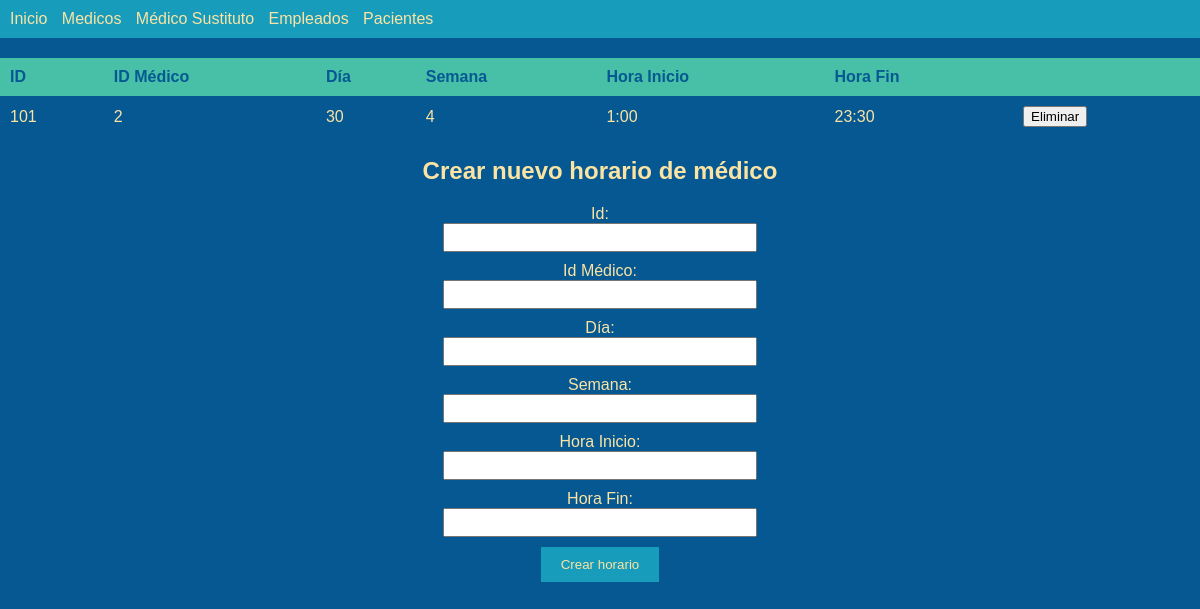
Page /php/horarios.php on the committed database.
### tables this page shows
CREATE TABLE `horarios_medicos` (
  `hm_id` int(11) NOT NULL,
  `med_id` int(11) DEFAULT NULL,
  `hm_dia` varchar(3) DEFAULT NULL,
  `hm_sem` varchar(3) DEFAULT NULL,
  `hm_hini` varchar(8) DEFAULT NULL,
  `hm_hfin` varchar(8) DEFAULT NULL
);

### php/horarios.php (the view, shortened to what this page needs)
<?php
    require '../conexion/con_bd.php';
?>
<!DOCTYPE html>
<html lang="en">
<head>
    <link rel="stylesheet" href="../css/stilos.css">
</head>
<body>
<nav>
    <ul>
      <li><a href="index.php">Inicio</a></li>
      <li><a href="medico.php"> Medicos</a></li>
      <li><a href="sustituto.php">Médico Sustituto</a></li>
      <li><a href="empleado.php">Empleados</a></li>
      <li><a href="paciente.php">Pacientes</a></li>
    </ul>
  </nav>
  <table >
            <div class="titulo">
             <tr>
            <th>ID</th>
            <th>ID Médico</th>
            <th>Día</th>
            <th>Semana</th>
            <th>Hora Inicio</th>
            <th>Hora Fin</th>
            <th></th>
        </tr>
            </div>
        <?php
        $query = "SELECT * FROM horarios_medicos";
        $result = mysqli_query($conn, $query);
        if (mysqli_num_rows($result) > 0) {
            while ($row = mysqli_fetch_assoc($result)) {
                echo "<tr>";
                echo "<td>" . $row['hm_id'] . "</td>";
                echo "<td>" . $row['med_id'] . "</td>";
                echo "<td>" . $row['hm_dia'] . "</td>";
                echo "<td>" . $row['hm_sem'] . "</td>";
                echo "<td>" . $row['hm_hini'] . "</td>";
                echo "<td>" . $row['hm_hfin'] . "</td>";
                ?>
                <td>
                <form method="post" action="../consultas/eli_hm.php">
                <button type="submit">Eliminar</button>
                </form>
                </td>
                <?php
                echo "</tr>";
            }
        } else {
            echo "<tr><td colspan='7'>No se encontraron horarios de médicos</td></tr>";
        }
        ?>
    </table>
    <center>
    <h2>Crear nuevo horario de médico</h2>
    <form method="post" action="../consultas/mod_hm.php">
        <label for="hm_id">Id:</label>
        <input type="text" name="hm_id" required><br>
        <label for="med_id">Id Médico:</label>
        <input type="text" name="med_id" required><br>
        <label for="hm_dia">Día:</label>
        <input type="text" name="hm_dia" required><br>
        <label for="hm_sem">Semana:</label>
        <input type="text" name="hm_sem" required><br>
        <label for="hm_hini">Hora Inicio:</label>
        <input type="text" name="hm_hini" required><br>
        <label for="hm_hfin">Hora Fin:</label>
        <input type="text" name="hm_hfin" required><br>
        <input type="submit" name="crear" value="Crear horario">
    </form>
    </center>
</body>
</html>

### css/stilos.css (style rules this page uses)
body { background-color: #065893; color: #fbe4a3; font-family: Arial, sans-serif; margin: 0; padding: 0; }
nav { background-color: #179cbc; padding: 10px; }
nav ul { list-style-type: none; margin: 0; padding: 0; }
nav ul li { display: inline; margin-right: 10px; }
nav ul li a { color: #fbe4a3; text-decoration: none; }
table { width: 100%; border-collapse: collapse; margin-top: 20px; }
table th, table td { padding: 10px; text-align: left; }
table th { background-color: #47c0a7; color: #065893; }
h2 { margin-top: 20px; color: #fbe4a3; }
form label { display: block; margin-top: 10px; color: #fbe4a3; }
form input[type="text"], form select { width: 300px; padding: 5px; }
form input[type="submit"] { margin-top: 10px; background-color: #179cbc; color: #fbe4a3; border: none; padding: 10px 20px; cursor: pointer; }

### rows in the picture
horarios_medicos: hm_id "101", med "2", hm_dia "30", hm_sem "4", hm_hini "1:00", hm_hfin "23:30"
